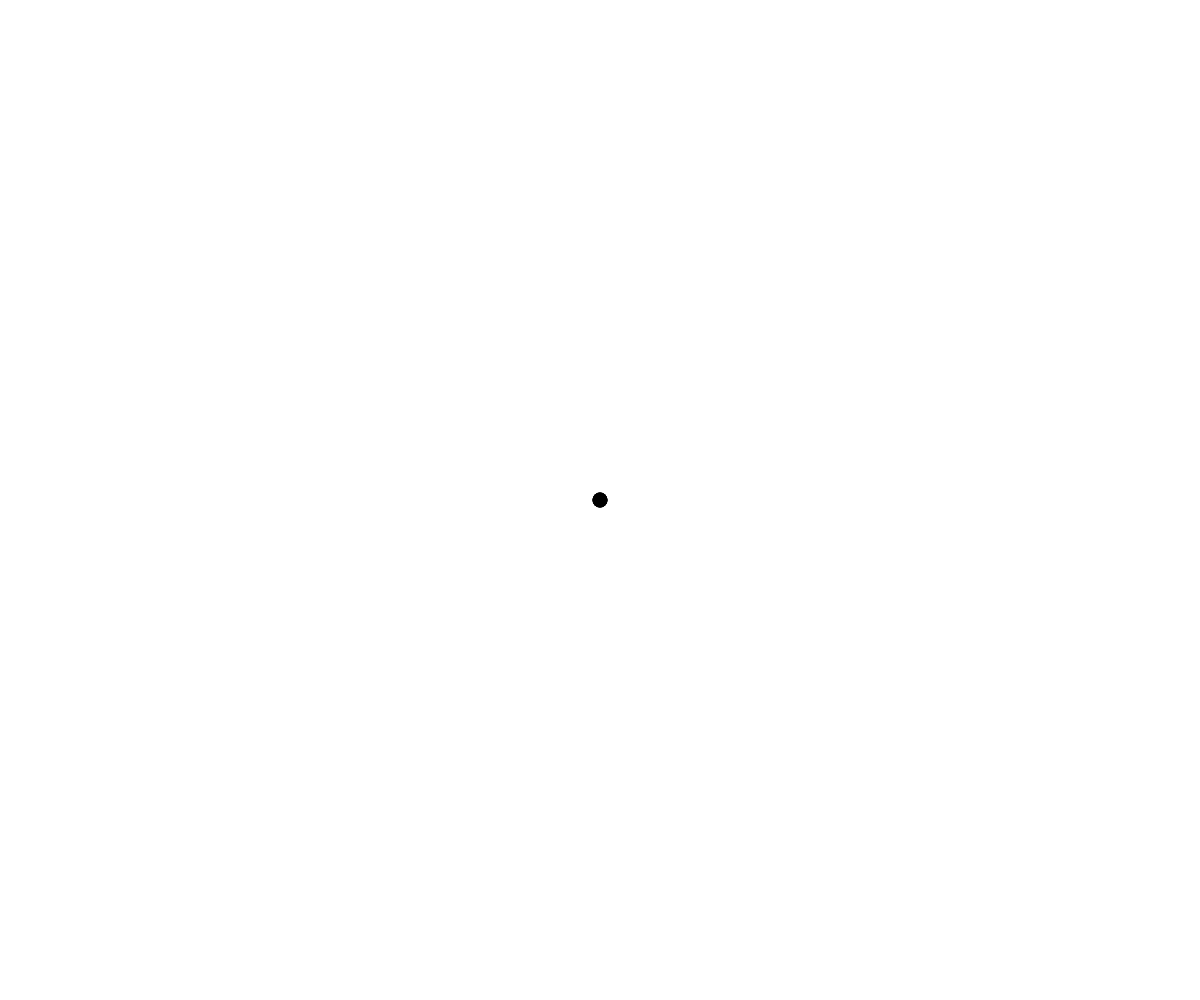
Frame 1 (no input)
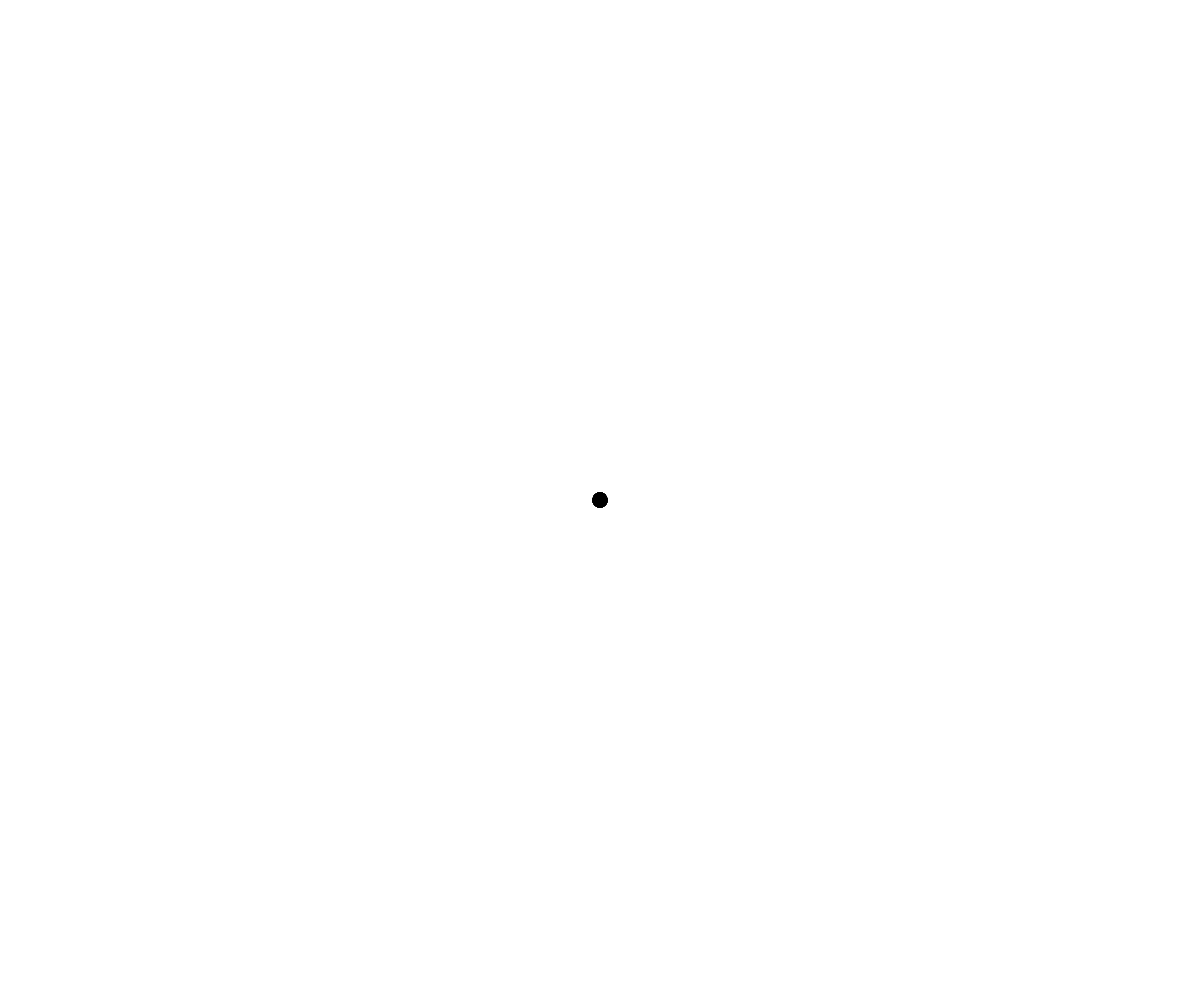
Frame 60 (no input)
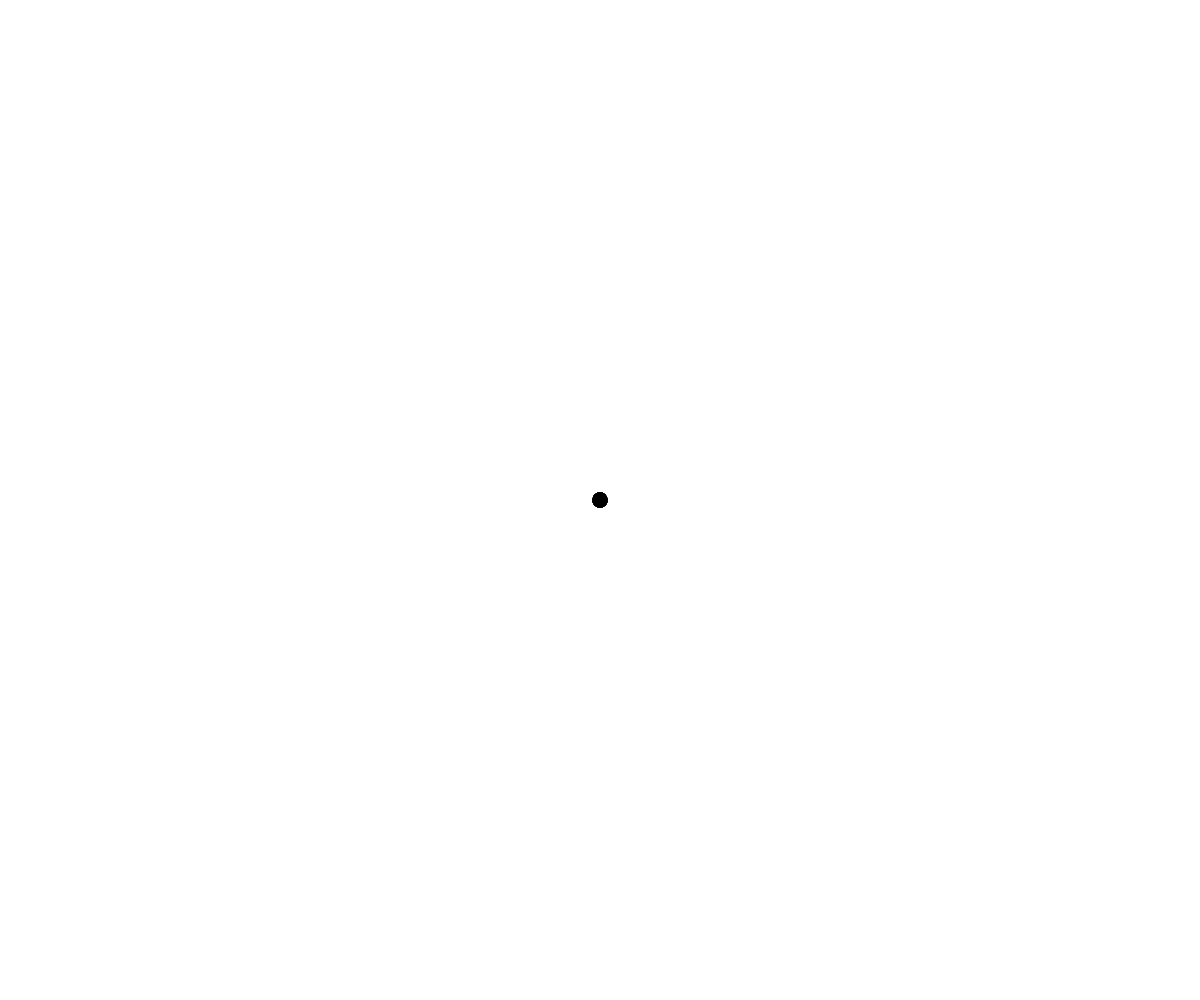
Frame 120 (the mouse pressed at the canvas centre since frame 60)

The p5.js sketch that drew these frames (run headless with seeded random() and noise() and a simulated clock; from frame 60 on, the mouse is pressed at the canvas centre):

// p5.js sketch
// ── sketch.js
// basic snake mechanic
// Tyler Lusher
// october 11, 2023
// some more practice with arrays, Classes

// global variables 
let points = []; // snake cordiaates 
let headLocation; // object - where the head is
let speed = .005;
let snakeLength = 10;
function setup() {
  createCanvas(windowWidth, windowHeight);
  headLocation = new Point(width/2,height/2);
  initSnake();
  strokeWeight(15);
}

function initSnake(){
  /*
  points.push(new Point(10,10));
  points.push(new Point(30,30));
  points.push(new Point(60,30));
  points.push(new Point(80,10));
  points.push(new Point(80,70));
  */
  //set up 5 points in our array
  for(let i = 0; i<snakeLength;i++){
    points.push(createPoint());
  }
}

function createPoint(){
  //keyboard controll
  if(keyCode===RIGHT_ARROW) headLocation.x += speed;
  else if(keyCode ===LEFT_ARROW) headLocation.x -= speed;
  else if(keyCode===UP_ARROW) headLocation.y -= speed;
  else if(keyCode ===DOWN_ARROW) headLocation.y += speed;
  return new Point(headLocation.x, headLocation.y); 
}

function displaySnake(){
  //loop through all the pairs of points
  for(let i =0;i<points.length-1;i++){
    let curr = points[i]; //current item
    let right = points[i+1]; // right neighbor 
    let alphaValue = map(i, 0, points.length-1,0,255);
    stroke(0,alphaValue);
    line(curr.x,curr.y,right.x,right.y);
  }

}

function movesSnake(){
  //delete first point, add a new point on the end
  points.splice(0,1); // deleting the tail
  points.push(createPoint());
}

function draw() {// his name is Jeff
  //background(220);
  displaySnake();
  movesSnake();
}

class Point{
  constructor(x,y){
    this.x=x;
    this.y=y;
  }
}
